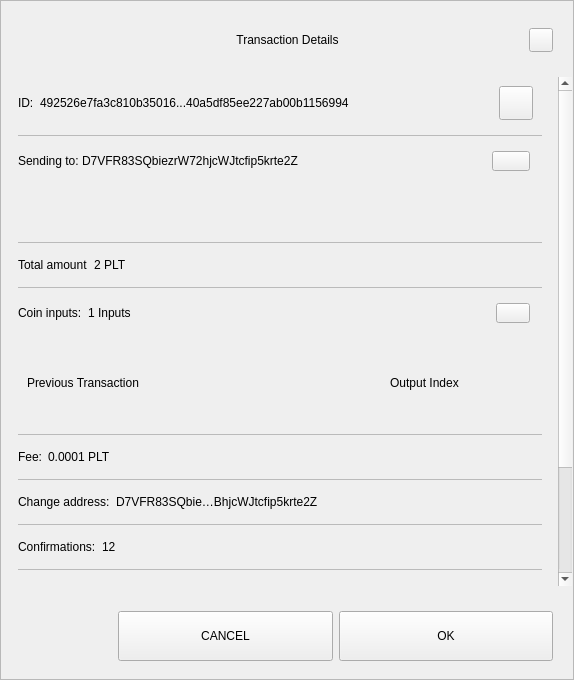
<?xml version="1.0" encoding="UTF-8"?>
<ui version="4.0">
 <class>TxDetailDialog</class>
 <widget class="QWidget" name="TxDetailDialog">
  <property name="geometry">
   <rect>
    <x>0</x>
    <y>0</y>
    <width>574</width>
    <height>680</height>
   </rect>
  </property>
  <property name="minimumSize">
   <size>
    <width>574</width>
    <height>500</height>
   </size>
  </property>
  <property name="windowTitle">
   <string>Form</string>
  </property>
  <property name="styleSheet">
   <string notr="true"/>
  </property>
  <layout class="QVBoxLayout" name="verticalLayout_3">
   <property name="spacing">
    <number>0</number>
   </property>
   <property name="leftMargin">
    <number>0</number>
   </property>
   <property name="topMargin">
    <number>0</number>
   </property>
   <property name="rightMargin">
    <number>0</number>
   </property>
   <property name="bottomMargin">
    <number>0</number>
   </property>
   <item>
    <widget class="QFrame" name="frame">
     <property name="styleSheet">
      <string notr="true"/>
     </property>
     <property name="frameShape">
      <enum>QFrame::StyledPanel</enum>
     </property>
     <property name="frameShadow">
      <enum>QFrame::Raised</enum>
     </property>
     <layout class="QVBoxLayout" name="verticalLayout">
      <property name="leftMargin">
       <number>0</number>
      </property>
      <property name="rightMargin">
       <number>0</number>
      </property>
      <item>
       <layout class="QHBoxLayout" name="horizontalLayout_3">
        <property name="spacing">
         <number>0</number>
        </property>
        <property name="leftMargin">
         <number>20</number>
        </property>
        <property name="topMargin">
         <number>10</number>
        </property>
        <property name="rightMargin">
         <number>20</number>
        </property>
        <item>
         <spacer name="horizontalSpacer_1">
          <property name="orientation">
           <enum>Qt::Horizontal</enum>
          </property>
          <property name="sizeHint" stdset="0">
           <size>
            <width>40</width>
            <height>20</height>
           </size>
          </property>
         </spacer>
        </item>
        <item>
         <widget class="QLabel" name="labelTitle">
          <property name="minimumSize">
           <size>
            <width>0</width>
            <height>40</height>
           </size>
          </property>
          <property name="maximumSize">
           <size>
            <width>16777215</width>
            <height>40</height>
           </size>
          </property>
          <property name="styleSheet">
           <string notr="true">padding-left:24px;</string>
          </property>
          <property name="text">
           <string>Transaction Details</string>
          </property>
          <property name="alignment">
           <set>Qt::AlignCenter</set>
          </property>
          <property name="margin">
           <number>7</number>
          </property>
         </widget>
        </item>
        <item>
         <spacer name="horizontalSpacer_2">
          <property name="orientation">
           <enum>Qt::Horizontal</enum>
          </property>
          <property name="sizeHint" stdset="0">
           <size>
            <width>40</width>
            <height>20</height>
           </size>
          </property>
         </spacer>
        </item>
        <item>
         <widget class="QPushButton" name="btnEsc">
          <property name="minimumSize">
           <size>
            <width>24</width>
            <height>24</height>
           </size>
          </property>
          <property name="maximumSize">
           <size>
            <width>24</width>
            <height>24</height>
           </size>
          </property>
          <property name="text">
           <string/>
          </property>
         </widget>
        </item>
       </layout>
      </item>
      <item>
       <spacer name="verticalSpacer">
        <property name="orientation">
         <enum>Qt::Vertical</enum>
        </property>
        <property name="sizeType">
         <enum>QSizePolicy::Fixed</enum>
        </property>
        <property name="sizeHint" stdset="0">
         <size>
          <width>20</width>
          <height>10</height>
         </size>
        </property>
       </spacer>
      </item>
      <item>
       <widget class="QWidget" name="layoutScroll" native="true">
        <property name="minimumSize">
         <size>
          <width>0</width>
          <height>0</height>
         </size>
        </property>
        <layout class="QVBoxLayout" name="verticalLayout_4">
         <property name="leftMargin">
          <number>0</number>
         </property>
         <property name="topMargin">
          <number>0</number>
         </property>
         <property name="rightMargin">
          <number>0</number>
         </property>
         <item>
          <widget class="QScrollArea" name="scrollArea">
           <property name="styleSheet">
            <string notr="true">#scrollArea {
background:transparent;
}</string>
           </property>
           <property name="horizontalScrollBarPolicy">
            <enum>Qt::ScrollBarAlwaysOff</enum>
           </property>
           <property name="sizeAdjustPolicy">
            <enum>QAbstractScrollArea::AdjustIgnored</enum>
           </property>
           <property name="widgetResizable">
            <bool>true</bool>
           </property>
           <property name="alignment">
            <set>Qt::AlignLeading|Qt::AlignLeft|Qt::AlignTop</set>
           </property>
           <widget class="QWidget" name="scrollAreaWidgetContents">
            <property name="geometry">
             <rect>
              <x>0</x>
              <y>-178</y>
              <width>556</width>
              <height>680</height>
             </rect>
            </property>
            <property name="autoFillBackground">
             <bool>false</bool>
            </property>
            <property name="styleSheet">
             <string notr="true">#scrollAreaWidgetContents {
background:transparent;
}</string>
            </property>
            <layout class="QVBoxLayout" name="verticalLayout_7">
             <property name="spacing">
              <number>0</number>
             </property>
             <property name="sizeConstraint">
              <enum>QLayout::SetDefaultConstraint</enum>
             </property>
             <property name="leftMargin">
              <number>0</number>
             </property>
             <property name="topMargin">
              <number>0</number>
             </property>
             <property name="rightMargin">
              <number>0</number>
             </property>
             <property name="bottomMargin">
              <number>0</number>
             </property>
             <item>
              <widget class="QWidget" name="content" native="true">
               <layout class="QVBoxLayout" name="verticalLayout_2">
                <property name="leftMargin">
                 <number>16</number>
                </property>
                <property name="topMargin">
                 <number>0</number>
                </property>
                <property name="rightMargin">
                 <number>16</number>
                </property>
                <item>
                 <widget class="QWidget" name="contentID" native="true">
                  <layout class="QHBoxLayout" name="horizontalLayout_12" stretch="0,1,0">
                   <property name="leftMargin">
                    <number>0</number>
                   </property>
                   <item>
                    <widget class="QLabel" name="labelId">
                     <property name="maximumSize">
                      <size>
                       <width>16777215</width>
                       <height>16777215</height>
                      </size>
                     </property>
                     <property name="text">
                      <string>ID:</string>
                     </property>
                    </widget>
                   </item>
                   <item>
                    <widget class="QLabel" name="textId">
                     <property name="text">
                      <string>492526e7fa3c810b35016...40a5df85ee227ab00b1156994</string>
                     </property>
                    </widget>
                   </item>
                   <item>
                    <widget class="QPushButton" name="pushCopy">
                     <property name="minimumSize">
                      <size>
                       <width>34</width>
                       <height>34</height>
                      </size>
                     </property>
                     <property name="maximumSize">
                      <size>
                       <width>34</width>
                       <height>34</height>
                      </size>
                     </property>
                     <property name="text">
                      <string/>
                     </property>
                     <property name="iconSize">
                      <size>
                       <width>24</width>
                       <height>24</height>
                      </size>
                     </property>
                    </widget>
                   </item>
                  </layout>
                 </widget>
                </item>
                <item>
                 <widget class="QLabel" name="labelDivider9">
                  <property name="maximumSize">
                   <size>
                    <width>16777215</width>
                    <height>1</height>
                   </size>
                  </property>
                  <property name="styleSheet">
                   <string notr="true">background-color:#bababa;</string>
                  </property>
                  <property name="text">
                   <string/>
                  </property>
                 </widget>
                </item>
                <item>
                 <widget class="QWidget" name="contentOutputs" native="true">
                  <layout class="QHBoxLayout" name="horizontalLayout_11" stretch="0,3,0">
                   <property name="spacing">
                    <number>0</number>
                   </property>
                   <property name="leftMargin">
                    <number>0</number>
                   </property>
                   <property name="rightMargin">
                    <number>12</number>
                   </property>
                   <item>
                    <widget class="QLabel" name="labelSend">
                     <property name="maximumSize">
                      <size>
                       <width>16777215</width>
                       <height>16777215</height>
                      </size>
                     </property>
                     <property name="text">
                      <string>Sending to: </string>
                     </property>
                    </widget>
                   </item>
                   <item>
                    <widget class="QLabel" name="textSend">
                     <property name="text">
                      <string>D7VFR83SQbiezrW72hjcWJtcfip5krte2Z </string>
                     </property>
                    </widget>
                   </item>
                   <item>
                    <widget class="QPushButton" name="pushOutputs">
                     <property name="minimumSize">
                      <size>
                       <width>34</width>
                       <height>20</height>
                      </size>
                     </property>
                     <property name="maximumSize">
                      <size>
                       <width>38</width>
                       <height>20</height>
                      </size>
                     </property>
                     <property name="styleSheet">
                      <string notr="true"/>
                     </property>
                     <property name="text">
                      <string/>
                     </property>
                    </widget>
                   </item>
                  </layout>
                 </widget>
                </item>
                <item>
                 <widget class="QScrollArea" name="outputsScrollArea">
                  <property name="minimumSize">
                   <size>
                    <width>0</width>
                    <height>50</height>
                   </size>
                  </property>
                  <property name="styleSheet">
                   <string notr="true">#outputsScrollArea {
background:transparent;
}</string>
                  </property>
                  <property name="widgetResizable">
                   <bool>true</bool>
                  </property>
                  <widget class="QWidget" name="container_outputs_base">
                   <property name="geometry">
                    <rect>
                     <x>0</x>
                     <y>0</y>
                     <width>522</width>
                     <height>48</height>
                    </rect>
                   </property>
                   <property name="styleSheet">
                    <string notr="true">#container_outputs_base {
background:transparent;
}</string>
                   </property>
                  </widget>
                 </widget>
                </item>
                <item>
                 <widget class="QLabel" name="labelDivider8">
                  <property name="maximumSize">
                   <size>
                    <width>16777215</width>
                    <height>1</height>
                   </size>
                  </property>
                  <property name="styleSheet">
                   <string notr="true">background-color:#bababa;</string>
                  </property>
                  <property name="text">
                   <string/>
                  </property>
                 </widget>
                </item>
                <item>
                 <widget class="QWidget" name="contentAmount" native="true">
                  <layout class="QHBoxLayout" name="horizontalLayout_4" stretch="0,1">
                   <property name="leftMargin">
                    <number>0</number>
                   </property>
                   <item>
                    <widget class="QLabel" name="labelAmount">
                     <property name="maximumSize">
                      <size>
                       <width>16777215</width>
                       <height>16777215</height>
                      </size>
                     </property>
                     <property name="text">
                      <string>Total amount</string>
                     </property>
                    </widget>
                   </item>
                   <item>
                    <widget class="QLabel" name="textAmount">
                     <property name="text">
                      <string>2 PLT</string>
                     </property>
                    </widget>
                   </item>
                  </layout>
                 </widget>
                </item>
                <item>
                 <widget class="QLabel" name="labelDivider6">
                  <property name="maximumSize">
                   <size>
                    <width>16777215</width>
                    <height>1</height>
                   </size>
                  </property>
                  <property name="styleSheet">
                   <string notr="true">background-color:#bababa;</string>
                  </property>
                  <property name="text">
                   <string/>
                  </property>
                 </widget>
                </item>
                <item>
                 <widget class="QWidget" name="contentInputs" native="true">
                  <layout class="QHBoxLayout" name="horizontalLayout" stretch="0,2,0">
                   <property name="leftMargin">
                    <number>0</number>
                   </property>
                   <property name="rightMargin">
                    <number>12</number>
                   </property>
                   <item>
                    <widget class="QLabel" name="labelInputs">
                     <property name="sizePolicy">
                      <sizepolicy hsizetype="Minimum" vsizetype="Preferred">
                       <horstretch>0</horstretch>
                       <verstretch>0</verstretch>
                      </sizepolicy>
                     </property>
                     <property name="maximumSize">
                      <size>
                       <width>16777215</width>
                       <height>16777215</height>
                      </size>
                     </property>
                     <property name="text">
                      <string>Coin inputs:</string>
                     </property>
                    </widget>
                   </item>
                   <item>
                    <widget class="QLabel" name="textInputs">
                     <property name="text">
                      <string>1 Inputs</string>
                     </property>
                    </widget>
                   </item>
                   <item>
                    <widget class="QPushButton" name="pushInputs">
                     <property name="maximumSize">
                      <size>
                       <width>34</width>
                       <height>20</height>
                      </size>
                     </property>
                     <property name="styleSheet">
                      <string notr="true"/>
                     </property>
                     <property name="text">
                      <string/>
                     </property>
                    </widget>
                   </item>
                  </layout>
                 </widget>
                </item>
                <item>
                 <widget class="QFrame" name="gridInputs">
                  <property name="sizePolicy">
                   <sizepolicy hsizetype="Preferred" vsizetype="MinimumExpanding">
                    <horstretch>0</horstretch>
                    <verstretch>0</verstretch>
                   </sizepolicy>
                  </property>
                  <property name="minimumSize">
                   <size>
                    <width>0</width>
                    <height>90</height>
                   </size>
                  </property>
                  <layout class="QGridLayout" name="gridLayoutInput" columnstretch="5,2" rowminimumheight="0">
                   <property name="sizeConstraint">
                    <enum>QLayout::SetMaximumSize</enum>
                   </property>
                   <property name="verticalSpacing">
                    <number>0</number>
                   </property>
                   <item row="0" column="0" alignment="Qt::AlignLeft">
                    <widget class="QLabel" name="labelTitlePrevTx">
                     <property name="text">
                      <string>Previous Transaction</string>
                     </property>
                    </widget>
                   </item>
                   <item row="0" column="1" alignment="Qt::AlignLeft">
                    <widget class="QLabel" name="labelOutputIndex">
                     <property name="text">
                      <string>Output Index</string>
                     </property>
                     <property name="alignment">
                      <set>Qt::AlignCenter</set>
                     </property>
                    </widget>
                   </item>
                  </layout>
                 </widget>
                </item>
                <item>
                 <widget class="QLabel" name="labelDivider1">
                  <property name="maximumSize">
                   <size>
                    <width>16777215</width>
                    <height>1</height>
                   </size>
                  </property>
                  <property name="styleSheet">
                   <string notr="true">background-color:#bababa;</string>
                  </property>
                  <property name="text">
                   <string/>
                  </property>
                 </widget>
                </item>
                <item>
                 <widget class="QWidget" name="contentFee" native="true">
                  <layout class="QHBoxLayout" name="horizontalLayout_7" stretch="0,1">
                   <property name="leftMargin">
                    <number>0</number>
                   </property>
                   <item>
                    <widget class="QLabel" name="labelFee">
                     <property name="maximumSize">
                      <size>
                       <width>16777215</width>
                       <height>16777215</height>
                      </size>
                     </property>
                     <property name="text">
                      <string>Fee:</string>
                     </property>
                    </widget>
                   </item>
                   <item>
                    <widget class="QLabel" name="textFee">
                     <property name="text">
                      <string>0.0001 PLT</string>
                     </property>
                    </widget>
                   </item>
                  </layout>
                 </widget>
                </item>
                <item>
                 <widget class="QLabel" name="labelDivider2">
                  <property name="maximumSize">
                   <size>
                    <width>16777215</width>
                    <height>1</height>
                   </size>
                  </property>
                  <property name="styleSheet">
                   <string notr="true">background-color:#bababa;</string>
                  </property>
                  <property name="text">
                   <string/>
                  </property>
                 </widget>
                </item>
                <item>
                 <widget class="QWidget" name="contentChangeAddress" native="true">
                  <layout class="QHBoxLayout" name="horizontalLayout_6" stretch="0,1">
                   <property name="leftMargin">
                    <number>0</number>
                   </property>
                   <item>
                    <widget class="QLabel" name="labelChange">
                     <property name="maximumSize">
                      <size>
                       <width>16777215</width>
                       <height>16777215</height>
                      </size>
                     </property>
                     <property name="text">
                      <string>Change address:</string>
                     </property>
                    </widget>
                   </item>
                   <item>
                    <widget class="QLabel" name="textChange">
                     <property name="text">
                      <string>D7VFR83SQbie…BhjcWJtcfip5krte2Z </string>
                     </property>
                    </widget>
                   </item>
                  </layout>
                 </widget>
                </item>
                <item>
                 <widget class="QLabel" name="labelDivider4">
                  <property name="maximumSize">
                   <size>
                    <width>16777215</width>
                    <height>1</height>
                   </size>
                  </property>
                  <property name="styleSheet">
                   <string notr="true">background-color:#bababa;</string>
                  </property>
                  <property name="text">
                   <string/>
                  </property>
                 </widget>
                </item>
                <item>
                 <widget class="QWidget" name="contentConfirmations" native="true">
                  <layout class="QHBoxLayout" name="horizontalLayout_8" stretch="0,1">
                   <property name="leftMargin">
                    <number>0</number>
                   </property>
                   <item>
                    <widget class="QLabel" name="labelConfirmations">
                     <property name="maximumSize">
                      <size>
                       <width>16777215</width>
                       <height>16777215</height>
                      </size>
                     </property>
                     <property name="text">
                      <string>Confirmations:</string>
                     </property>
                    </widget>
                   </item>
                   <item>
                    <widget class="QLabel" name="textConfirmations">
                     <property name="text">
                      <string>12</string>
                     </property>
                    </widget>
                   </item>
                  </layout>
                 </widget>
                </item>
                <item>
                 <widget class="QLabel" name="labelDivider7">
                  <property name="maximumSize">
                   <size>
                    <width>16777215</width>
                    <height>1</height>
                   </size>
                  </property>
                  <property name="styleSheet">
                   <string notr="true">background-color:#bababa;</string>
                  </property>
                  <property name="text">
                   <string/>
                  </property>
                 </widget>
                </item>
                <item>
                 <widget class="QWidget" name="contentSize" native="true">
                  <layout class="QHBoxLayout" name="horizontalLayout_9" stretch="0,1">
                   <property name="leftMargin">
                    <number>0</number>
                   </property>
                   <item>
                    <widget class="QLabel" name="labelSize">
                     <property name="maximumSize">
                      <size>
                       <width>16777215</width>
                       <height>16777215</height>
                      </size>
                     </property>
                     <property name="text">
                      <string>Size:</string>
                     </property>
                    </widget>
                   </item>
                   <item>
                    <widget class="QLabel" name="textSize">
                     <property name="text">
                      <string>2 kB</string>
                     </property>
                    </widget>
                   </item>
                  </layout>
                 </widget>
                </item>
                <item>
                 <widget class="QLabel" name="labelDivider3">
                  <property name="maximumSize">
                   <size>
                    <width>16777215</width>
                    <height>1</height>
                   </size>
                  </property>
                  <property name="styleSheet">
                   <string notr="true">background-color:#bababa;</string>
                  </property>
                  <property name="text">
                   <string/>
                  </property>
                 </widget>
                </item>
                <item>
                 <widget class="QWidget" name="contentDate" native="true">
                  <layout class="QHBoxLayout" name="horizontalLayout_5" stretch="0,1">
                   <property name="leftMargin">
                    <number>0</number>
                   </property>
                   <item>
                    <widget class="QLabel" name="labelDate">
                     <property name="maximumSize">
                      <size>
                       <width>16777215</width>
                       <height>16777215</height>
                      </size>
                     </property>
                     <property name="text">
                      <string>Date:</string>
                     </property>
                    </widget>
                   </item>
                   <item>
                    <widget class="QLabel" name="textDate">
                     <property name="text">
                      <string>May 25, 2017</string>
                     </property>
                    </widget>
                   </item>
                  </layout>
                 </widget>
                </item>
                <item>
                 <widget class="QLabel" name="labelDivider5">
                  <property name="maximumSize">
                   <size>
                    <width>16777215</width>
                    <height>1</height>
                   </size>
                  </property>
                  <property name="styleSheet">
                   <string notr="true">background-color:#bababa;</string>
                  </property>
                  <property name="text">
                   <string/>
                  </property>
                 </widget>
                </item>
                <item>
                 <widget class="QWidget" name="contentStatus" native="true">
                  <layout class="QHBoxLayout" name="horizontalLayout_10" stretch="0,1">
                   <property name="leftMargin">
                    <number>0</number>
                   </property>
                   <item>
                    <widget class="QLabel" name="labelStatus">
                     <property name="maximumSize">
                      <size>
                       <width>16777215</width>
                       <height>16777215</height>
                      </size>
                     </property>
                     <property name="text">
                      <string>Status:</string>
                     </property>
                    </widget>
                   </item>
                   <item>
                    <widget class="QLabel" name="textStatus">
                     <property name="text">
                      <string>Spendable</string>
                     </property>
                    </widget>
                   </item>
                  </layout>
                 </widget>
                </item>
                <item>
                 <spacer name="verticalSpacer_2">
                  <property name="orientation">
                   <enum>Qt::Vertical</enum>
                  </property>
                  <property name="sizeType">
                   <enum>QSizePolicy::Expanding</enum>
                  </property>
                  <property name="sizeHint" stdset="0">
                   <size>
                    <width>20</width>
                    <height>10</height>
                   </size>
                  </property>
                 </spacer>
                </item>
                <item>
                 <widget class="QLabel" name="labelWarning">
                  <property name="text">
                   <string>TextLabel</string>
                  </property>
                  <property name="alignment">
                   <set>Qt::AlignCenter</set>
                  </property>
                 </widget>
                </item>
               </layout>
              </widget>
             </item>
            </layout>
           </widget>
          </widget>
         </item>
        </layout>
       </widget>
      </item>
      <item>
       <widget class="QWidget" name="containerButtons" native="true">
        <layout class="QHBoxLayout" name="horizontalLayout1" stretch="1,2,2">
         <property name="leftMargin">
          <number>10</number>
         </property>
         <property name="rightMargin">
          <number>20</number>
         </property>
         <item>
          <spacer name="horizontalSpacer_3">
           <property name="orientation">
            <enum>Qt::Horizontal</enum>
           </property>
           <property name="sizeHint" stdset="0">
            <size>
             <width>40</width>
             <height>20</height>
            </size>
           </property>
          </spacer>
         </item>
         <item>
          <widget class="QPushButton" name="btnCancel">
           <property name="minimumSize">
            <size>
             <width>200</width>
             <height>50</height>
            </size>
           </property>
           <property name="text">
            <string>CANCEL</string>
           </property>
          </widget>
         </item>
         <item>
          <widget class="QPushButton" name="btnSave">
           <property name="minimumSize">
            <size>
             <width>200</width>
             <height>50</height>
            </size>
           </property>
           <property name="text">
            <string>OK</string>
           </property>
          </widget>
         </item>
        </layout>
       </widget>
      </item>
     </layout>
    </widget>
   </item>
  </layout>
 </widget>
 <resources/>
 <connections/>
</ui>
